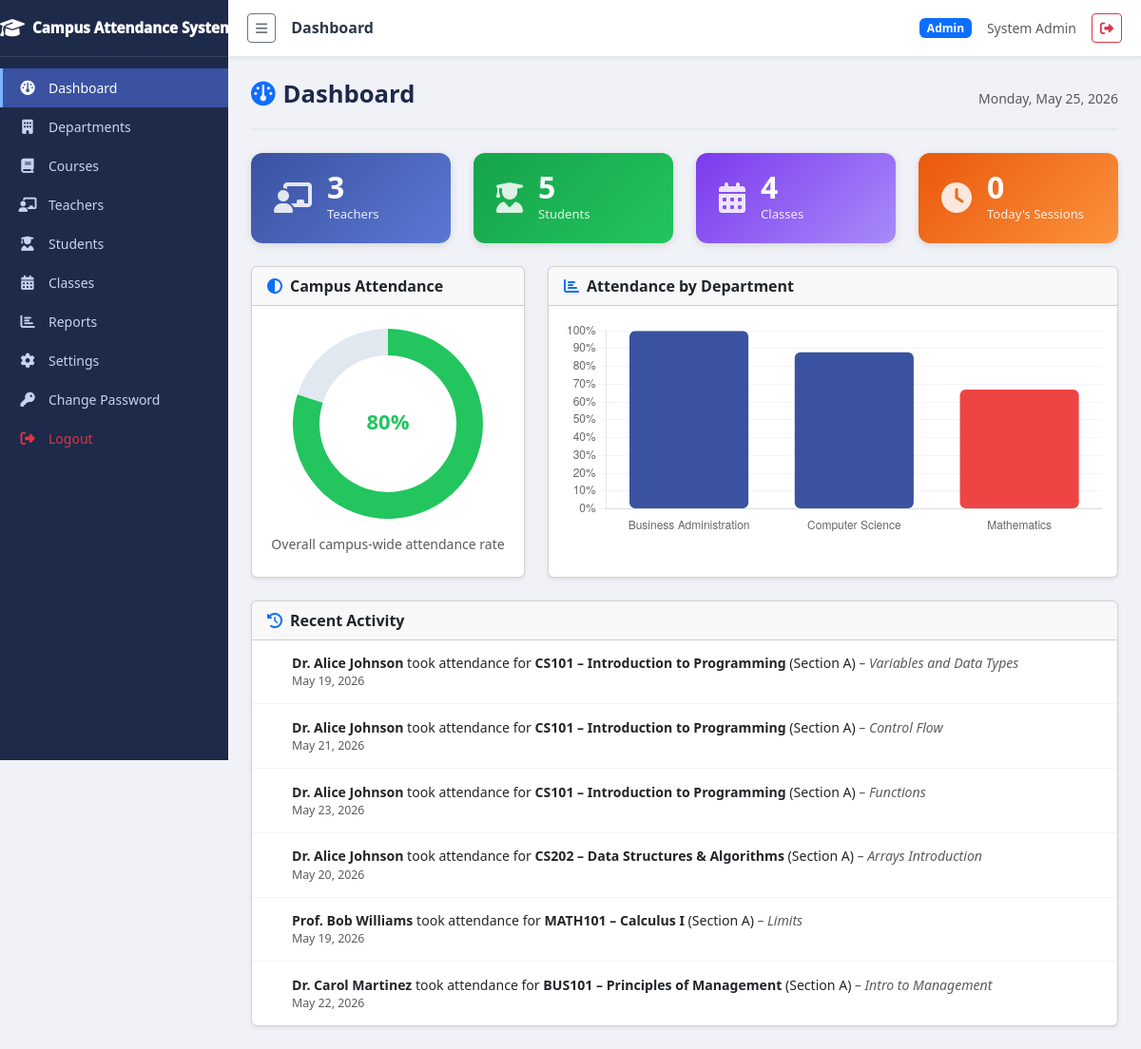
/admin/index.php (signed in), run on the app's committed database.
### tables this page shows
CREATE TABLE settings (
  setting_key   varchar(60) NOT NULL,
  setting_value text        DEFAULT NULL,
  PRIMARY KEY (setting_key)
);

CREATE TABLE sessions (
  id           int          NOT NULL AUTO_INCREMENT,
  class_id     int          NOT NULL,
  teacher_id   int          NOT NULL,
  session_date date         NOT NULL,
  topic        varchar(150) DEFAULT NULL,
  created_at   datetime     NOT NULL DEFAULT CURRENT_TIMESTAMP,
  PRIMARY KEY (id),
  KEY fk_session_class   (class_id),
  KEY fk_session_teacher (teacher_id),
  CONSTRAINT fk_session_class   FOREIGN KEY (class_id)   REFERENCES classes(id),
  CONSTRAINT fk_session_teacher FOREIGN KEY (teacher_id) REFERENCES users(id)
);

CREATE TABLE users (
  id         int           NOT NULL AUTO_INCREMENT,
  name       varchar(100)  NOT NULL,
  email      varchar(100)  NOT NULL,
  phone      varchar(20)   DEFAULT NULL,
  password   varchar(255)  NOT NULL,
  role       enum('admin','teacher','student') NOT NULL DEFAULT 'student',
  dept_id    int           DEFAULT NULL,
  avatar     varchar(255)  DEFAULT NULL,
  is_active  tinyint       NOT NULL DEFAULT 1,
  created_at datetime      NOT NULL DEFAULT CURRENT_TIMESTAMP,
  PRIMARY KEY (id),
  UNIQUE KEY uq_email (email),
  KEY fk_user_dept (dept_id),
  CONSTRAINT fk_user_dept FOREIGN KEY (dept_id) REFERENCES departments(id)
    ON DELETE SET NULL
);

CREATE TABLE courses (
  id         int           NOT NULL AUTO_INCREMENT,
  code       varchar(20)   NOT NULL,
  name       varchar(100)  NOT NULL,
  dept_id    int           NOT NULL,
  credits    int           NOT NULL DEFAULT 3,
  created_at datetime      NOT NULL DEFAULT CURRENT_TIMESTAMP,
  PRIMARY KEY (id),
  UNIQUE KEY uq_course_code (code),
  KEY fk_course_dept (dept_id),
  CONSTRAINT fk_course_dept FOREIGN KEY (dept_id) REFERENCES departments(id)
);

CREATE TABLE classes (
  id            int           NOT NULL AUTO_INCREMENT,
  course_id     int           NOT NULL,
  teacher_id    int           NOT NULL,
  section       varchar(10)   NOT NULL,
  academic_year varchar(9)    NOT NULL,
  semester      tinyint       NOT NULL,
  schedule      varchar(100)  DEFAULT NULL,
  created_at    datetime      NOT NULL DEFAULT CURRENT_TIMESTAMP,
  PRIMARY KEY (id),
  KEY fk_class_course  (course_id),
  KEY fk_class_teacher (teacher_id),
  CONSTRAINT fk_class_course  FOREIGN KEY (course_id)  REFERENCES courses(id),
  CONSTRAINT fk_class_teacher FOREIGN KEY (teacher_id) REFERENCES users(id)
);

### includes/auth.php (called while the page is built, shortened)
<?php
function current_user(): ?array {
  return $_SESSION['user'] ?? null;
}

### includes/functions.php (called while the page is built, shortened)
<?php
function get_setting(string $key, mixed $default = ''): mixed {
  $pdo  = get_db();
  $stmt = $pdo->prepare('SELECT setting_value FROM settings WHERE setting_key = :k');
  $stmt->execute([':k' => $key]);
  $row  = $stmt->fetch(PDO::FETCH_ASSOC);
  return ($row !== false) ? $row['setting_value'] : $default;
}
function get_campus_attendance_pct(): int {
  $pdo  = get_db();
  $stmt = $pdo->query(
    'SELECT COUNT(*) AS total,
            SUM(status IN (\'present\',\'late\')) AS present
     FROM attendance'
  );
  $row = $stmt->fetch(PDO::FETCH_ASSOC);
  $total   = (int)($row['total']   ?? 0);
  $present = (int)($row['present'] ?? 0);
  if ($total > 0) {
    return (int) round(($present / $total) * 100);
  }
  return 0;
}
function get_todays_session_count(): int {
  $pdo  = get_db();
  $stmt = $pdo->prepare(
    'SELECT COUNT(*) FROM sessions WHERE session_date = CURDATE()'
  );
  $stmt->execute();
  return (int)$stmt->fetchColumn();
}
function get_recent_activity(): array {
  $pdo  = get_db();
  $stmt = $pdo->query(
    'SELECT s.session_date, s.topic, s.created_at,
            u.name AS teacher_name,
            c.name AS course_name, c.code AS course_code,
            cl.section
     FROM sessions s
     JOIN classes cl ON cl.id = s.class_id
     JOIN courses  c ON  c.id = cl.course_id
     JOIN users    u ON  u.id = s.teacher_id
     ORDER BY s.created_at DESC
     LIMIT 10'
  );
  return $stmt->fetchAll(PDO::FETCH_ASSOC);
}

### admin/index.php (the view, shortened to what this page needs)
<?php
require_once __DIR__ . '/../includes/auth.php';
require_once __DIR__ . '/../includes/functions.php';
$pdo       = get_db();
$pageTitle = 'Dashboard';
$teacherCount = (int)$pdo->query("SELECT COUNT(*) FROM users WHERE role='teacher'")->fetchColumn();
$studentCount = (int)$pdo->query("SELECT COUNT(*) FROM users WHERE role='student'")->fetchColumn();
$classCount   = (int)$pdo->query("SELECT COUNT(*) FROM classes")->fetchColumn();
$todaySessions = get_todays_session_count();
$campusPct    = get_campus_attendance_pct();
$recentActivity = get_recent_activity();
$deptStmt = $pdo->query(
  "SELECT d.name AS dept_name,
          COUNT(a.id) AS total,
          SUM(a.status IN ('present','late')) AS present
   FROM departments d
   LEFT JOIN users u ON u.dept_id = d.id AND u.role = 'student'
   LEFT JOIN attendance a ON a.student_id = u.id
   GROUP BY d.id, d.name
   ORDER BY d.name"
);
$deptRows = $deptStmt->fetchAll(PDO::FETCH_ASSOC);
$deptLabels = [];
$deptValues = [];
foreach ($deptRows as $dr) {
  $deptLabels[] = htmlspecialchars($dr['dept_name'], ENT_QUOTES, 'UTF-8');
  $total   = (int)($dr['total']   ?? 0);
  $present = (int)($dr['present'] ?? 0);
  $deptValues[] = ($total > 0) ? (int)round(($present / $total) * 100) : 0;
}
require_once __DIR__ . '/../includes/header.php';
?>
<div class="page-header d-flex justify-content-between align-items-center">
  <h1><i class="fa fa-gauge me-2 text-primary"></i>Dashboard</h1>
  <span class="text-muted small"><?= date('l, F j, Y') ?></span>
</div>
<div class="row g-4 mb-4">
  <div class="col-sm-6 col-xl-3">
    <div class="stat-card stat-card--blue">
      <div class="stat-icon"><i class="fa fa-chalkboard-teacher"></i></div>
      <div class="stat-body">
        <div class="stat-value"><?= $teacherCount ?></div>
        <div class="stat-label">Teachers</div>
      </div>
    </div>
  </div>
  <div class="col-sm-6 col-xl-3">
    <div class="stat-card stat-card--green">
      <div class="stat-icon"><i class="fa fa-user-graduate"></i></div>
      <div class="stat-body">
        <div class="stat-value"><?= $studentCount ?></div>
        <div class="stat-label">Students</div>
      </div>
    </div>
  </div>
  <div class="col-sm-6 col-xl-3">
    <div class="stat-card stat-card--purple">
      <div class="stat-icon"><i class="fa fa-calendar-alt"></i></div>
      <div class="stat-body">
        <div class="stat-value"><?= $classCount ?></div>
        <div class="stat-label">Classes</div>
      </div>
    </div>
  </div>
  <div class="col-sm-6 col-xl-3">
    <div class="stat-card stat-card--orange">
      <div class="stat-icon"><i class="fa fa-clock"></i></div>
      <div class="stat-body">
        <div class="stat-value"><?= $todaySessions ?></div>
        <div class="stat-label">Today's Sessions</div>
      </div>
    </div>
  </div>
</div>
<div class="row g-4 mb-4">
  <div class="col-lg-4">
    <div class="card h-100 shadow-sm">
      <div class="card-header fw-semibold"><i class="fa fa-circle-half-stroke me-2 text-primary"></i>Campus Attendance</div>
      <div class="card-body d-flex flex-column align-items-center justify-content-center py-4">
        <div style="width:200px;height:200px">
          <canvas id="campusDoughnut"></canvas>
        </div>
        <p class="mt-3 mb-0 text-muted small text-center">Overall campus-wide attendance rate</p>
      </div>
    </div>
  </div>
  <div class="col-lg-8">
    <div class="card h-100 shadow-sm">
      <div class="card-header fw-semibold"><i class="fa fa-chart-bar me-2 text-primary"></i>Attendance by Department</div>
      <div class="card-body">
        <canvas id="deptBar" height="120"></canvas>
      </div>
    </div>
  </div>
</div>
<div class="card shadow-sm">
  <div class="card-header fw-semibold"><i class="fa fa-clock-rotate-left me-2 text-primary"></i>Recent Activity</div>
  <div class="card-body p-0">
    <?php if (empty($recentActivity)): ?>
      <p class="text-muted text-center py-4">No activity yet.</p>
    <?php else: ?>
      <ul class="activity-feed">
        <?php foreach ($recentActivity as $act): ?>
        <li class="activity-item">
          <span class="activity-dot"></span>
          <div class="activity-content">
            <strong><?= htmlspecialchars($act['teacher_name'], ENT_QUOTES, 'UTF-8') ?></strong>
            took attendance for
            <strong><?= htmlspecialchars($act['course_code'] . ' – ' . $act['course_name'], ENT_QUOTES, 'UTF-8') ?></strong>
            (Section <?= htmlspecialchars($act['section'], ENT_QUOTES, 'UTF-8') ?>)
            <?php if ($act['topic']): ?>
              <em class="text-muted">– <?= htmlspecialchars($act['topic'], ENT_QUOTES, 'UTF-8') ?></em>
            <?php endif; ?>
            <span class="text-muted small d-block"><?= htmlspecialchars(date('M j, Y', strtotime($act['session_date'])), ENT_QUOTES, 'UTF-8') ?></span>
          </div>
        </li>
        <?php endforeach; ?>
      </ul>
    <?php endif; ?>
  </div>
</div>
<script>
document.addEventListener('DOMContentLoaded', () => {
  createDoughnutChart('campusDoughnut', <?= $campusPct ?>, 'Attendance');
  createBarChart(
    'deptBar',
    <?= json_encode($deptLabels) ?>,
    <?= json_encode($deptValues) ?>
  );
});
</script>
<?php require_once __DIR__ . '/../includes/footer.php'; ?>

### includes/header.php (shortened to what this page needs)
<?php
$pageTitle = $pageTitle ?? 'Campus Attendance System';
require_once __DIR__ . '/auth.php';
require_once __DIR__ . '/functions.php';
$user       = current_user();
$schoolName = get_setting('school_name', 'Campus Attendance System');
$scriptPath = str_replace('\\', '/', $_SERVER['SCRIPT_FILENAME']);
$basePath   = str_replace('\\', '/', realpath(__DIR__ . '/..') . '/');
$depth      = substr_count(str_replace($basePath, '', $scriptPath), '/');
$base       = str_repeat('../', $depth);
$navItems = [];
if ($user) {
  switch ($user['role']) {
    case 'admin':
      $navItems = [
        ['icon'=>'fa-gauge',        'label'=>'Dashboard',    'href'=>$base.'admin/index.php'],
        ['icon'=>'fa-building',     'label'=>'Departments',  'href'=>$base.'admin/departments.php'],
        ['icon'=>'fa-book',         'label'=>'Courses',      'href'=>$base.'admin/courses.php'],
        ['icon'=>'fa-chalkboard-teacher','label'=>'Teachers','href'=>$base.'admin/teachers.php'],
        ['icon'=>'fa-user-graduate','label'=>'Students',     'href'=>$base.'admin/students.php'],
        ['icon'=>'fa-calendar-alt', 'label'=>'Classes',      'href'=>$base.'admin/courses.php#classes'],
        ['icon'=>'fa-chart-bar',    'label'=>'Reports',      'href'=>$base.'admin/reports.php'],
        ['icon'=>'fa-cog',          'label'=>'Settings',     'href'=>$base.'admin/settings.php'],
      ];
      break;
  }
  $navItems[] = ['icon'=>'fa-key', 'label'=>'Change Password', 'href'=>$base.'auth/change_password.php'];
  $navItems[] = ['icon'=>'fa-sign-out-alt', 'label'=>'Logout',  'href'=>$base.'auth/logout.php', 'class'=>'text-danger'];
}
$currentScript = basename($_SERVER['PHP_SELF']);
?>
<!DOCTYPE html>
<html lang="en">
<head>
  <link rel="stylesheet" href="https://cdnjs.cloudflare.com/ajax/libs/bootstrap/5.3.2/css/bootstrap.min.css">
  <link rel="stylesheet" href="https://cdnjs.cloudflare.com/ajax/libs/font-awesome/6.5.0/css/all.min.css">
  <link rel="stylesheet" href="<?= $base ?>assets/css/style.css">
</head>
<body>
<?php if ($user): ?>
<div class="sidebar" id="sidebar">
  <div class="sidebar-brand">
    <i class="fa fa-graduation-cap me-2"></i>
    <span class="brand-text"><?= htmlspecialchars($schoolName, ENT_QUOTES, 'UTF-8') ?></span>
  </div>
  <nav class="sidebar-nav">
    <?php foreach ($navItems as $item): ?>
      <?php
        $isActive  = (basename($item['href']) === $currentScript) ? 'active' : '';
        $extraClass = $item['class'] ?? '';
      ?>
      <a href="<?= htmlspecialchars($item['href'], ENT_QUOTES, 'UTF-8') ?>"
         class="sidebar-link <?= $isActive ?> <?= $extraClass ?>">
        <i class="fa-solid <?= htmlspecialchars($item['icon'], ENT_QUOTES, 'UTF-8') ?> sidebar-icon"></i>
        <span class="sidebar-label"><?= htmlspecialchars($item['label'], ENT_QUOTES, 'UTF-8') ?></span>
      </a>
    <?php endforeach; ?>
  </nav>
</div>
<div class="main-wrapper" id="mainWrapper">
  <header class="top-bar">
    <button class="btn btn-sm btn-outline-secondary me-3" id="sidebarToggle" title="Toggle Sidebar">
      <i class="fa fa-bars"></i>
    </button>
    <h6 class="top-bar-title mb-0"><?= htmlspecialchars($pageTitle, ENT_QUOTES, 'UTF-8') ?></h6>
    <div class="ms-auto d-flex align-items-center gap-3">
      <span class="badge bg-primary text-capitalize"><?= htmlspecialchars($user['role'], ENT_QUOTES, 'UTF-8') ?></span>
      <span class="d-none d-sm-inline text-muted small"><?= htmlspecialchars($user['name'], ENT_QUOTES, 'UTF-8') ?></span>
      <a href="<?= $base ?>auth/logout.php" class="btn btn-sm btn-outline-danger" title="Logout">
        <i class="fa fa-sign-out-alt"></i>
      </a>
    </div>
  </header>
  <div class="toast-container position-fixed top-0 end-0 p-3" id="toastContainer" style="z-index:9999"></div>
  <main class="content-area">
<?php else: ?>
<div id="toastContainer" class="toast-container position-fixed top-0 end-0 p-3" style="z-index:9999"></div>
<?php endif; ?>

### data on the page
settings: setting_value "Campus Attendance…"
sessions: teacher.name "Dr. Alice Johnson", courses.code+name "CS101 – Introduction to Programming", class.section "A", topic "Variables and Data Types", session_date "May 19, 2026"
sessions: teacher.name "Dr. Alice Johnson", courses.code+name "CS101 – Introduction to Programming", class.section "A", topic "Control Flow", session_date "May 21, 2026"
sessions: teacher.name "Dr. Alice Johnson", courses.code+name "CS101 – Introduction to Programming", class.section "A", topic "Functions", session_date "May 23, 2026"
sessions: teacher.name "Dr. Alice Johnson", courses.code+name "CS202 – Data Structures & Algorithms", class.section "A", topic "Arrays Introduction", session_date "May 20, 2026"
sessions: teacher.name "Prof. Bob Williams", courses.code+name "MATH101 – Calculus I", class.section "A", topic "Limits", session_date "May 19, 2026"
sessions: teacher.name "Dr. Carol Martinez", courses.code+name "BUS101 – Principles of Management", class.section "A", topic "Intro to Management", session_date "May 22, 2026"

### other printed values
$item['label'] "Dashboard"
$item['label'] "Departments"
$item['label'] "Courses"
$item['label'] "Teachers"
$item['label'] "Students"
$item['label'] "Classes"
$item['label'] "Reports"
$item['label'] "Settings"
$item['label'] "Change Password"
$item['label'] "Logout"
$pageTitle "Dashboard"
$user['role'] "Admin"
$user['name'] "System Admin"
$teacherCount "3"
$studentCount "5"
